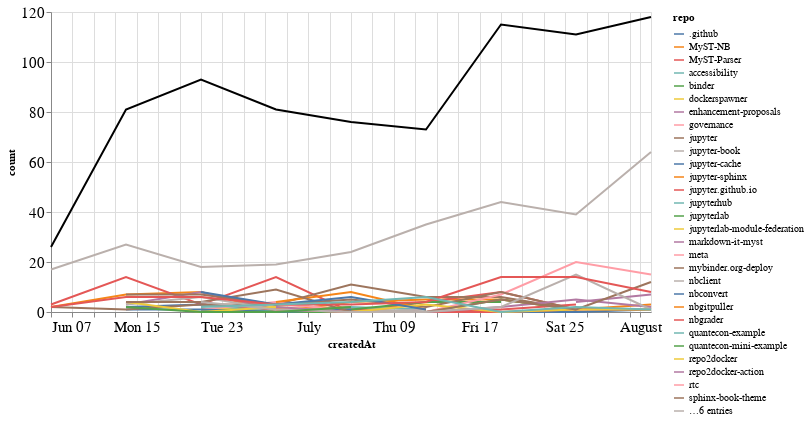

Write notebook code for a chart like this one.
### Markdown cell above
## Comments

### Code cell
comments_time = comments.groupby('repo').resample('W', on='createdAt').count()['author'].reset_index()
comments_time = comments_time.rename(columns={'author': 'count'})
comments_time_total = comments_time.groupby('createdAt').agg({"count": "sum"}).reset_index()
ch1 = alt.Chart(comments_time, width=600).mark_line().encode(
    x='createdAt',
    y='count',
    color='repo',
    tooltip="repo"
)

ch2 = alt.Chart(comments_time_total, width=600).mark_line(color="black").encode(
    x='createdAt',
    y='count',
)

ch1 + ch2

### Figure 1 — Vega-Lite specification as saved in the notebook (floating-point values rounded to 4 significant figures; data arrays with more than 128 entries replaced by an {"elided": "..."} marker saying what was removed)
{"config": {"axisLeft": {"labelFontSize": 15}, "axisBottom": {"labelFontSize": 15}}, "layer": [{"data": {"name": "data-426223ae5a0264b444f748dcd19fc913"}, "mark": "line", "encoding": {"color": {"type": "nominal", "field": "repo"}, "tooltip": {"type": "nominal", "field": "repo"}, "x": {"type": "temporal", "field": "createdAt"}, "y": {"type": "quantitative", "field": "count"}}, "width": 600}, {"data": {"name": "data-620dbc25ee495fba8c96a00bd4fee7d2"}, "mark": {"type": "line", "color": "black"}, "encoding": {"x": {"type": "temporal", "field": "createdAt"}, "y": {"type": "quantitative", "field": "count"}}, "width": 600}], "$schema": "https://vega.github.io/schema/vega-lite/v4.8.1.json", "datasets": {"data-426223ae5a0264b444f748dcd19fc913": {"elided": "169 records"}, "data-620dbc25ee495fba8c96a00bd4fee7d2": [{"createdAt": "2020-06-07T00:00:00", "count": 26}, {"createdAt": "2020-06-14T00:00:00", "count": 81}, {"createdAt": "2020-06-21T00:00:00", "count": 93}, {"createdAt": "2020-06-28T00:00:00", "count": 81}, {"createdAt": "2020-07-05T00:00:00", "count": 76}, {"createdAt": "2020-07-12T00:00:00", "count": 73}, {"createdAt": "2020-07-19T00:00:00", "count": 115}, {"createdAt": "2020-07-26T00:00:00", "count": 111}, {"createdAt": "2020-08-02T00:00:00", "count": 118}]}}
